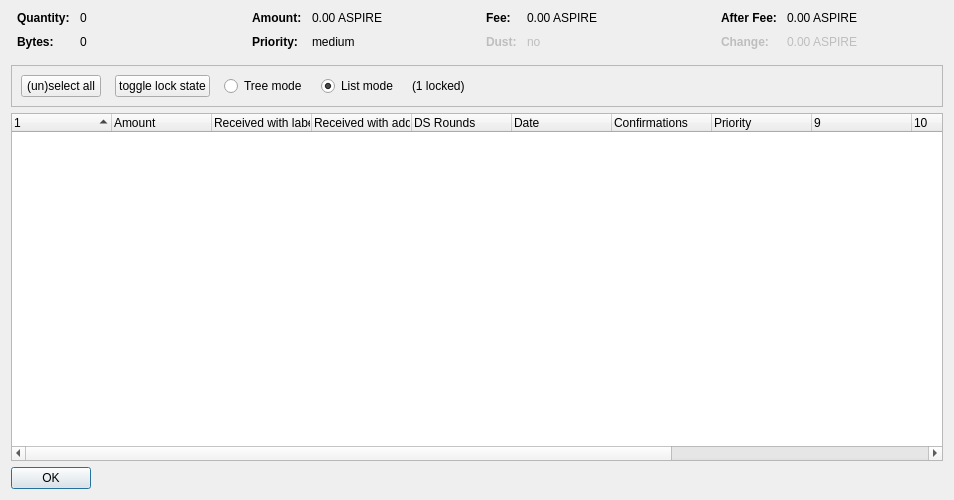
<?xml version="1.0" encoding="UTF-8"?>
<ui version="4.0">
 <class>CoinControlDialog</class>
 <widget class="QDialog" name="CoinControlDialog">
  <property name="geometry">
   <rect>
    <x>0</x>
    <y>0</y>
    <width>954</width>
    <height>500</height>
   </rect>
  </property>
  <property name="windowTitle">
   <string>Coin Selection</string>
  </property>
  <layout class="QVBoxLayout" name="verticalLayout">
   <item>
    <layout class="QHBoxLayout" name="horizontalLayoutTop" stretch="0,0,0,0">
     <property name="topMargin">
      <number>0</number>
     </property>
     <property name="bottomMargin">
      <number>10</number>
     </property>
     <item>
      <layout class="QFormLayout" name="formLayoutCoinControl1">
       <property name="horizontalSpacing">
        <number>10</number>
       </property>
       <property name="verticalSpacing">
        <number>10</number>
       </property>
       <property name="leftMargin">
        <number>6</number>
       </property>
       <property name="rightMargin">
        <number>6</number>
       </property>
       <item row="0" column="0">
        <widget class="QLabel" name="labelCoinControlQuantityText">
         <property name="font">
          <font>
           <weight>75</weight>
           <bold>true</bold>
          </font>
         </property>
         <property name="text">
          <string>Quantity:</string>
         </property>
        </widget>
       </item>
       <item row="0" column="1">
        <widget class="QLabel" name="labelCoinControlQuantity">
         <property name="cursor">
          <cursorShape>IBeamCursor</cursorShape>
         </property>
         <property name="contextMenuPolicy">
          <enum>Qt::ActionsContextMenu</enum>
         </property>
         <property name="text">
          <string notr="true">0</string>
         </property>
         <property name="textInteractionFlags">
          <set>Qt::LinksAccessibleByMouse|Qt::TextSelectableByKeyboard|Qt::TextSelectableByMouse</set>
         </property>
        </widget>
       </item>
       <item row="1" column="0">
        <widget class="QLabel" name="labelCoinControlBytesText">
         <property name="font">
          <font>
           <weight>75</weight>
           <bold>true</bold>
          </font>
         </property>
         <property name="text">
          <string>Bytes:</string>
         </property>
        </widget>
       </item>
       <item row="1" column="1">
        <widget class="QLabel" name="labelCoinControlBytes">
         <property name="cursor">
          <cursorShape>IBeamCursor</cursorShape>
         </property>
         <property name="contextMenuPolicy">
          <enum>Qt::ActionsContextMenu</enum>
         </property>
         <property name="text">
          <string notr="true">0</string>
         </property>
         <property name="textInteractionFlags">
          <set>Qt::LinksAccessibleByMouse|Qt::TextSelectableByKeyboard|Qt::TextSelectableByMouse</set>
         </property>
        </widget>
       </item>
      </layout>
     </item>
     <item>
      <layout class="QFormLayout" name="formLayoutCoinControl2">
       <property name="horizontalSpacing">
        <number>10</number>
       </property>
       <property name="verticalSpacing">
        <number>10</number>
       </property>
       <property name="leftMargin">
        <number>6</number>
       </property>
       <property name="rightMargin">
        <number>6</number>
       </property>
       <item row="0" column="0">
        <widget class="QLabel" name="labelCoinControlAmountText">
         <property name="font">
          <font>
           <weight>75</weight>
           <bold>true</bold>
          </font>
         </property>
         <property name="text">
          <string>Amount:</string>
         </property>
        </widget>
       </item>
       <item row="0" column="1">
        <widget class="QLabel" name="labelCoinControlAmount">
         <property name="cursor">
          <cursorShape>IBeamCursor</cursorShape>
         </property>
         <property name="contextMenuPolicy">
          <enum>Qt::ActionsContextMenu</enum>
         </property>
         <property name="text">
          <string notr="true">0.00 ASPIRE</string>
         </property>
         <property name="textInteractionFlags">
          <set>Qt::LinksAccessibleByMouse|Qt::TextSelectableByKeyboard|Qt::TextSelectableByMouse</set>
         </property>
        </widget>
       </item>
       <item row="1" column="0">
        <widget class="QLabel" name="labelCoinControlPriorityText">
         <property name="font">
          <font>
           <weight>75</weight>
           <bold>true</bold>
          </font>
         </property>
         <property name="text">
          <string>Priority:</string>
         </property>
        </widget>
       </item>
       <item row="1" column="1">
        <widget class="QLabel" name="labelCoinControlPriority">
         <property name="cursor">
          <cursorShape>IBeamCursor</cursorShape>
         </property>
         <property name="contextMenuPolicy">
          <enum>Qt::ActionsContextMenu</enum>
         </property>
         <property name="text">
          <string>medium</string>
         </property>
         <property name="textInteractionFlags">
          <set>Qt::LinksAccessibleByMouse|Qt::TextSelectableByKeyboard|Qt::TextSelectableByMouse</set>
         </property>
        </widget>
       </item>
      </layout>
     </item>
     <item>
      <layout class="QFormLayout" name="formLayoutCoinControl3">
       <property name="horizontalSpacing">
        <number>10</number>
       </property>
       <property name="verticalSpacing">
        <number>10</number>
       </property>
       <property name="leftMargin">
        <number>6</number>
       </property>
       <property name="rightMargin">
        <number>6</number>
       </property>
       <item row="0" column="0">
        <widget class="QLabel" name="labelCoinControlFeeText">
         <property name="font">
          <font>
           <weight>75</weight>
           <bold>true</bold>
          </font>
         </property>
         <property name="text">
          <string>Fee:</string>
         </property>
        </widget>
       </item>
       <item row="0" column="1">
        <widget class="QLabel" name="labelCoinControlFee">
         <property name="cursor">
          <cursorShape>IBeamCursor</cursorShape>
         </property>
         <property name="contextMenuPolicy">
          <enum>Qt::ActionsContextMenu</enum>
         </property>
         <property name="text">
          <string notr="true">0.00 ASPIRE</string>
         </property>
         <property name="textInteractionFlags">
          <set>Qt::LinksAccessibleByMouse|Qt::TextSelectableByKeyboard|Qt::TextSelectableByMouse</set>
         </property>
        </widget>
       </item>
       <item row="1" column="0">
        <widget class="QLabel" name="labelCoinControlLowOutputText">
         <property name="enabled">
          <bool>false</bool>
         </property>
         <property name="font">
          <font>
           <weight>75</weight>
           <bold>true</bold>
          </font>
         </property>
         <property name="text">
          <string>Dust:</string>
         </property>
        </widget>
       </item>
       <item row="1" column="1">
        <widget class="QLabel" name="labelCoinControlLowOutput">
         <property name="enabled">
          <bool>false</bool>
         </property>
         <property name="cursor">
          <cursorShape>IBeamCursor</cursorShape>
         </property>
         <property name="contextMenuPolicy">
          <enum>Qt::ActionsContextMenu</enum>
         </property>
         <property name="text">
          <string>no</string>
         </property>
         <property name="textInteractionFlags">
          <set>Qt::LinksAccessibleByMouse|Qt::TextSelectableByKeyboard|Qt::TextSelectableByMouse</set>
         </property>
        </widget>
       </item>
      </layout>
     </item>
     <item>
      <layout class="QFormLayout" name="formLayoutCoinControl4">
       <property name="horizontalSpacing">
        <number>10</number>
       </property>
       <property name="verticalSpacing">
        <number>10</number>
       </property>
       <property name="leftMargin">
        <number>6</number>
       </property>
       <property name="rightMargin">
        <number>6</number>
       </property>
       <item row="0" column="0">
        <widget class="QLabel" name="labelCoinControlAfterFeeText">
         <property name="font">
          <font>
           <weight>75</weight>
           <bold>true</bold>
          </font>
         </property>
         <property name="text">
          <string>After Fee:</string>
         </property>
        </widget>
       </item>
       <item row="0" column="1">
        <widget class="QLabel" name="labelCoinControlAfterFee">
         <property name="cursor">
          <cursorShape>IBeamCursor</cursorShape>
         </property>
         <property name="contextMenuPolicy">
          <enum>Qt::ActionsContextMenu</enum>
         </property>
         <property name="text">
          <string notr="true">0.00 ASPIRE</string>
         </property>
         <property name="textInteractionFlags">
          <set>Qt::LinksAccessibleByMouse|Qt::TextSelectableByKeyboard|Qt::TextSelectableByMouse</set>
         </property>
        </widget>
       </item>
       <item row="1" column="0">
        <widget class="QLabel" name="labelCoinControlChangeText">
         <property name="enabled">
          <bool>false</bool>
         </property>
         <property name="font">
          <font>
           <weight>75</weight>
           <bold>true</bold>
          </font>
         </property>
         <property name="text">
          <string>Change:</string>
         </property>
        </widget>
       </item>
       <item row="1" column="1">
        <widget class="QLabel" name="labelCoinControlChange">
         <property name="enabled">
          <bool>false</bool>
         </property>
         <property name="cursor">
          <cursorShape>IBeamCursor</cursorShape>
         </property>
         <property name="contextMenuPolicy">
          <enum>Qt::ActionsContextMenu</enum>
         </property>
         <property name="text">
          <string notr="true">0.00 ASPIRE</string>
         </property>
         <property name="textInteractionFlags">
          <set>Qt::LinksAccessibleByMouse|Qt::TextSelectableByKeyboard|Qt::TextSelectableByMouse</set>
         </property>
        </widget>
       </item>
      </layout>
     </item>
    </layout>
   </item>
   <item>
    <widget class="QFrame" name="frame">
     <property name="minimumSize">
      <size>
       <width>0</width>
       <height>40</height>
      </size>
     </property>
     <property name="frameShape">
      <enum>QFrame::StyledPanel</enum>
     </property>
     <property name="frameShadow">
      <enum>QFrame::Sunken</enum>
     </property>
     <layout class="QHBoxLayout" name="horizontalLayout">
      <item>
       <layout class="QHBoxLayout" name="horizontalLayoutPanel" stretch="0,0,0,0,0,0">
        <property name="spacing">
         <number>14</number>
        </property>
        <item>
         <widget class="QPushButton" name="pushButtonSelectAll">
          <property name="sizePolicy">
           <sizepolicy hsizetype="Maximum" vsizetype="Fixed">
            <horstretch>0</horstretch>
            <verstretch>0</verstretch>
           </sizepolicy>
          </property>
          <property name="text">
           <string>(un)select all</string>
          </property>
          <property name="autoDefault">
           <bool>false</bool>
          </property>
         </widget>
        </item>
        <item>
         <widget class="QPushButton" name="pushButtonToggleLock">
          <property name="sizePolicy">
           <sizepolicy hsizetype="Maximum" vsizetype="Fixed">
            <horstretch>0</horstretch>
            <verstretch>0</verstretch>
           </sizepolicy>
          </property>
          <property name="text">
           <string>toggle lock state</string>
          </property>
          <property name="autoDefault">
           <bool>false</bool>
          </property>
         </widget>
        </item>
        <item>
         <widget class="QRadioButton" name="radioTreeMode">
          <property name="sizePolicy">
           <sizepolicy hsizetype="Maximum" vsizetype="Fixed">
            <horstretch>0</horstretch>
            <verstretch>0</verstretch>
           </sizepolicy>
          </property>
          <property name="text">
           <string>Tree mode</string>
          </property>
         </widget>
        </item>
        <item>
         <widget class="QRadioButton" name="radioListMode">
          <property name="sizePolicy">
           <sizepolicy hsizetype="Maximum" vsizetype="Fixed">
            <horstretch>0</horstretch>
            <verstretch>0</verstretch>
           </sizepolicy>
          </property>
          <property name="text">
           <string>List mode</string>
          </property>
          <property name="checked">
           <bool>true</bool>
          </property>
         </widget>
        </item>
        <item>
         <widget class="QLabel" name="labelLocked">
          <property name="text">
           <string>(1 locked)</string>
          </property>
         </widget>
        </item>
        <item>
         <spacer name="horizontalSpacer">
          <property name="orientation">
           <enum>Qt::Horizontal</enum>
          </property>
          <property name="sizeHint" stdset="0">
           <size>
            <width>40</width>
            <height>20</height>
           </size>
          </property>
         </spacer>
        </item>
       </layout>
      </item>
     </layout>
    </widget>
   </item>
   <item>
    <widget class="CoinControlTreeWidget" name="treeWidget">
     <property name="contextMenuPolicy">
      <enum>Qt::CustomContextMenu</enum>
     </property>
     <property name="sortingEnabled">
      <bool>false</bool>
     </property>
     <property name="columnCount">
      <number>13</number>
     </property>
     <attribute name="headerShowSortIndicator" stdset="0">
      <bool>true</bool>
     </attribute>
     <attribute name="headerStretchLastSection">
      <bool>false</bool>
     </attribute>
     <column>
      <property name="text">
       <string/>
      </property>
     </column>
     <column>
      <property name="text">
       <string>Amount</string>
      </property>
     </column>
     <column>
      <property name="text">
       <string>Received with label</string>
      </property>
     </column>
     <column>
      <property name="text">
       <string>Received with address</string>
      </property>
     </column>
     <column>
      <property name="text">
       <string>DS Rounds</string>
      </property>
     </column>
     <column>
      <property name="text">
       <string>Date</string>
      </property>
     </column>
     <column>
      <property name="text">
       <string>Confirmations</string>
      </property>
      <property name="toolTip">
       <string>Confirmed</string>
      </property>
     </column>
     <column>
      <property name="text">
       <string>Priority</string>
      </property>
     </column>
     <column>
      <property name="text">
       <string/>
      </property>
     </column>
     <column>
      <property name="text">
       <string/>
      </property>
     </column>
     <column>
      <property name="text">
       <string/>
      </property>
     </column>
     <column>
      <property name="text">
       <string/>
      </property>
     </column>
     <column>
      <property name="text">
       <string/>
      </property>
     </column>
    </widget>
   </item>
   <item>
    <widget class="QDialogButtonBox" name="buttonBox">
     <property name="sizePolicy">
      <sizepolicy hsizetype="Maximum" vsizetype="Fixed">
       <horstretch>0</horstretch>
       <verstretch>0</verstretch>
      </sizepolicy>
     </property>
     <property name="orientation">
      <enum>Qt::Horizontal</enum>
     </property>
     <property name="standardButtons">
      <set>QDialogButtonBox::Ok</set>
     </property>
    </widget>
   </item>
  </layout>
 </widget>
 <customwidgets>
  <customwidget>
   <class>CoinControlTreeWidget</class>
   <extends>QTreeWidget</extends>
   <header>coincontroltreewidget.h</header>
  </customwidget>
 </customwidgets>
 <resources/>
 <connections/>
</ui>
